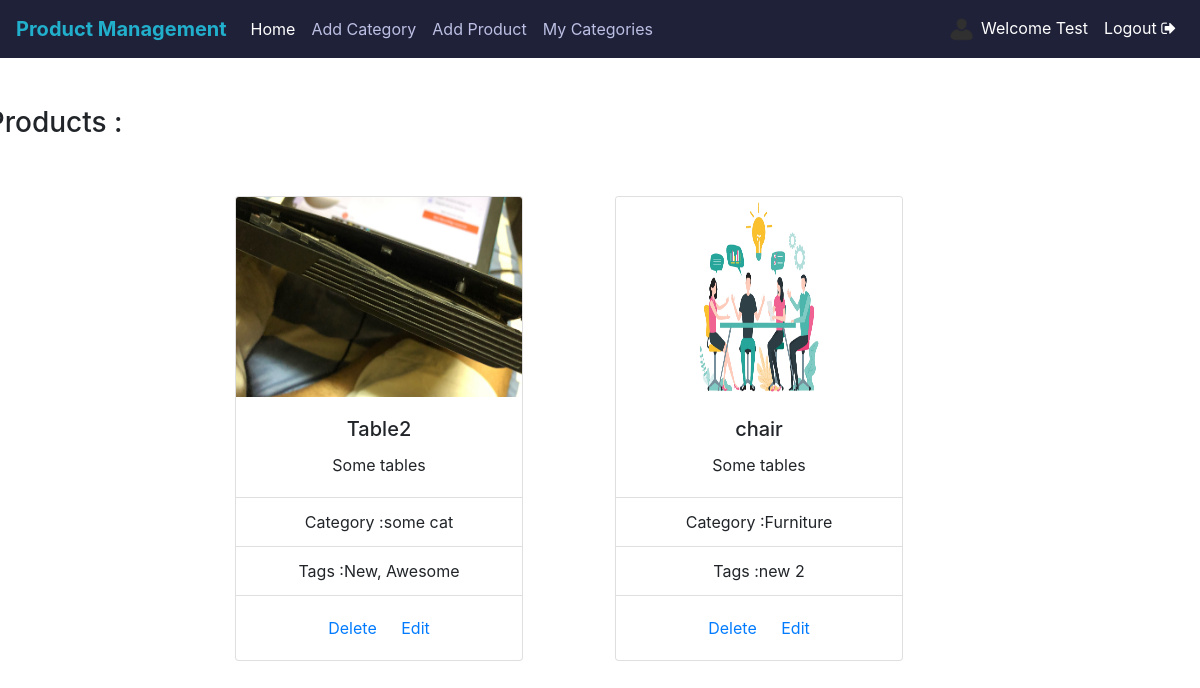
Screenshot of / (signed in) with the database file from the repository.
### management/models.py (models this page shows, shortened)
class Product(models.Model):
    name = models.CharField(max_length = 50)
    thumbnail = models.ImageField(upload_to='product_images', default='product_images/default.jpg')
    tags = models.CharField(max_length=100)
    description = models.CharField(max_length = 5000)
    category = models.ForeignKey(Category, on_delete = models.CASCADE)
    user = models.ForeignKey(User, on_delete = models.CASCADE)

class Category(models.Model):
    user = models.ForeignKey(User, on_delete = models.CASCADE)
    name = models.CharField(max_length=25)
    class Meta:
        verbose_name_plural = "Categories"

### management/views.py (the view)
# urls.py: 2. Add a URL to urlpatterns:  path('', views.home, name='home')
def home(request):
    if request.user.is_authenticated:
        products = Product.objects.filter(user = request.user)
        data = {
            'products':products,
        }
        print(data)
        return render(request,'management/landing.html',data)
    else:
        return render(request,'management/landing.html')

### templates/management/landing.html (shortened to what this page needs)
{% extends  'management/base.html' %}
	{% block classhome %}active{% endblock %}
	{% block baseblock %}
	{% load static %}
    {% if request.user.is_authenticated %}
    <div class="container">
		<div class="row text-center justify-content-center mt-5">
            <div class="col-lg-4" style="margin-right: 100%;">
                <div>
                    <h3>My Products :</h3>
                </div>
            </div>
                {% for product in products %}
                <div class="col-lg-4 mt-5">
                    <div class="card" style="width: 18rem;">
                        <img src="{{product.thumbnail.url}}" class="card-img-top" alt="product-image" style="min-height: 200px;
                        max-height: 200px;">
                        <div class="card-body">
                            <h5 class="card-title">{{product.name}}</h5>
                            <p class="card-text">{{product.description}}</p>
                        </div>
                        <ul class="list-group list-group-flush">
                            <li class="list-group-item">Category :{{product.category.name}}</li>
                            <li class="list-group-item">Tags :{{ product.tags }}</li>
                        </ul>
                        <div class="card-body">
                            <a href="/management/delete-product/{{product.id}}/" class="card-link">Delete</a>
                            <a href="/management/update-product/{{product.id}}/" class="card-link">Edit</a>
                        </div>
                    </div>
                </div>
                {% empty %}
                    <h5>Sorry, No products found. Please add some.</h5>
                {% endfor %}
        </div>
    </div>
    {% endif %}
{% endblock %}

### templates/management/base.html (shortened to what this page needs)
<!DOCTYPE html>
<html>
<head>
	{% load static %}
	<link rel="stylesheet" href="https://stackpath.bootstrapcdn.com/bootstrap/4.5.0/css/bootstrap.min.css">
	<link rel="stylesheet" type="text/css" href="https://stackpath.bootstrapcdn.com/font-awesome/4.7.0/css/font-awesome.min.css">
</head>
<body>
	<nav class="navbar navbar-expand-lg sticky-top navbar-light" style="background-color: #1f2138">
		<a class="navbar-brand" href="#" style="color: #21afcc"><b>Product Management</b></a>
		<div class="collapse navbar-collapse" id="navbarNav">
			<ul class="navbar-nav">
				<li class="nav-item {% block classhome %} {% endblock %}">
					<a class="nav-link" href="/">Home</a>
				</li>
                {% if request.user.is_authenticated %}
				<li class="nav-item {% block classpb %} {% endblock %}">
					<a class="nav-link" href="/management/add-category/">Add Category</a>
				</li>
				<li class="nav-item {% block classvb %} {% endblock %}" style="margin-right: auto">
					<a class="nav-link" href="/management/add-product/">Add Product</a>
				</li>
                <li class="nav-item {% block classmc %} {% endblock %}" style="margin-right: auto">
					<a class="nav-link" href="/management/view-categories/">My Categories</a>
				</li>
                {% endif %}
			</ul>
			<ul class="navbar-nav" style="margin-left: auto">
				{% if request.user.is_authenticated %}
				<li class="nav-item active">
					<a class="nav-link" href="/accounts/logout/"><span><img src="{% static 'img/profile.png' %}" alt="Avatar" class="avatar"></span>  Welcome {{ request.user.first_name }}</a>
				</li>
				<li class="nav-item active">
					<a class="nav-link" href="/accounts/logout/">Logout <i class="fa fa-sign-out" aria-hidden="true"></i></a>
				</li>
				{% endif %}
			</ul>
		</div>
	</nav>
	{% block baseblock %}{% endblock %}
</body>
</html>

### templates/management/base.html (style rules this page uses)
nav .navbar-nav li a { color: #bcbfe3 !important; }
.navbar-nav > .active > a { color: white !important; }
.avatar { vertical-align: middle; width: 30px; height: 25px; border-radius: 50%; }

### rows the page displays
Product: thumbnail (picture), name "Table2", description "Some tables", category.name "some cat", tags "New, Awesome"
Product: thumbnail (picture), name "chair", description "Some tables", category.name "Furniture", tags "new 2"

### other values shown
{{ request.user.first_name }} "Test"
